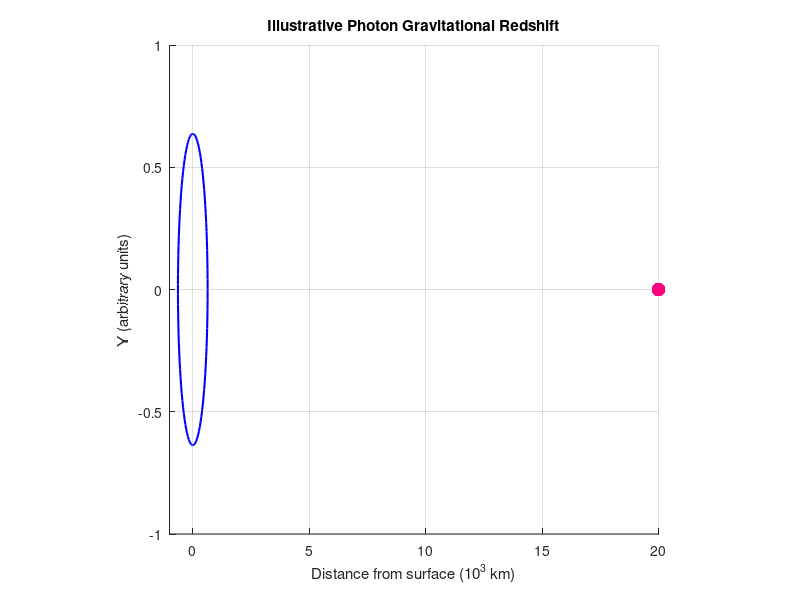

Reproduce this figure in MATLAB. (Note: this script raises an error after producing the figure.)
% Constants for the massive body and photon
G = 6.67430e-11; % gravitational constant in m^3 kg^-1 s^-2
M = 5.972e24; % mass of Earth in kg
R = 6.371e6; % radius of Earth in meters
c = 2.998e8; % speed of light in m/s
f0 = 4e14; % original frequency in Hz (visible light)

% Acceleration due to gravity
g = G * M / R^2;

% Distance photon travels away from the surface, up to 20,000 km
s = linspace(0, 2e7, 200); % Distance array from 0 to 20,000 km

% Calculating frequency shift for color representation
fs = f0 * exp(-g .* s ./ (c^2 * (1 + s ./ R)));
fs_normalized = (fs - min(fs)) / (max(fs) - min(fs)); % Normalize for color mapping

% Setup the figure for animation
figure(1);
set(gcf, 'Position', [100, 100, 800, 600]); % Adjust figure size for better visibility
axis square;
grid on;
xlim([-1, max(s)/1e6]); % X coordinate in thousands of kilometres
ylim([-1, 1]); % Y limits for simplicity
xlabel('Distance from surface (10^3 km)');
ylabel('Y (arbitrary units)');
title('Illustrative Photon Gravitational Redshift');

% Plot the massive body
viscircles([0, 0], R/1e7, 'Color', 'b', 'LineWidth', 1.5); % Scaled down for visibility
hold on;

% Preparing the frames for the animation
frames(length(s)) = struct('cdata',[],'colormap',[]);

% Animation loop for moving mass and color shift
for i = 1:length(s)
    % Photon's position
    x = s(i) / 1e6; % Convert metres to thousands of kilometres for x-axis
    
    % Interpolating color from violet to red based on frequency shift
    color = [1-fs_normalized(i)/2, 0, fs_normalized(i) + (1-fs_normalized(i))/2]; % Interpolation from violet to red
    
    % Plot the moving mass with interpolated color
    scatter(x, 0, 100, 'filled', 'MarkerFaceColor', color);
    
    drawnow;
    
    % Capture the frame
    frames(i) = getframe(gcf);
    
    if i < length(s)
        clf; % Clear current frame to redraw
        viscircles([0, 0], R/1e7, 'Color', 'b', 'LineWidth', 1.5); % Redraw the massive body
        hold on;
        axis square;
        grid on;
        xlim([-1, max(s)/1e6]); % X limits
        ylim([-1, 1]); % Y limits
        xlabel('Distance from surface (10^3 km)');
        ylabel('Y (arbitrary units)');
        title('Illustrative Photon Gravitational Redshift');
    end
end

% Create the animation video
video = VideoWriter('GravitationalRedshift2DVisualization_VioletToRed', 'MPEG-4');
open(video);
writeVideo(video, frames);
close(video);
hold off;
